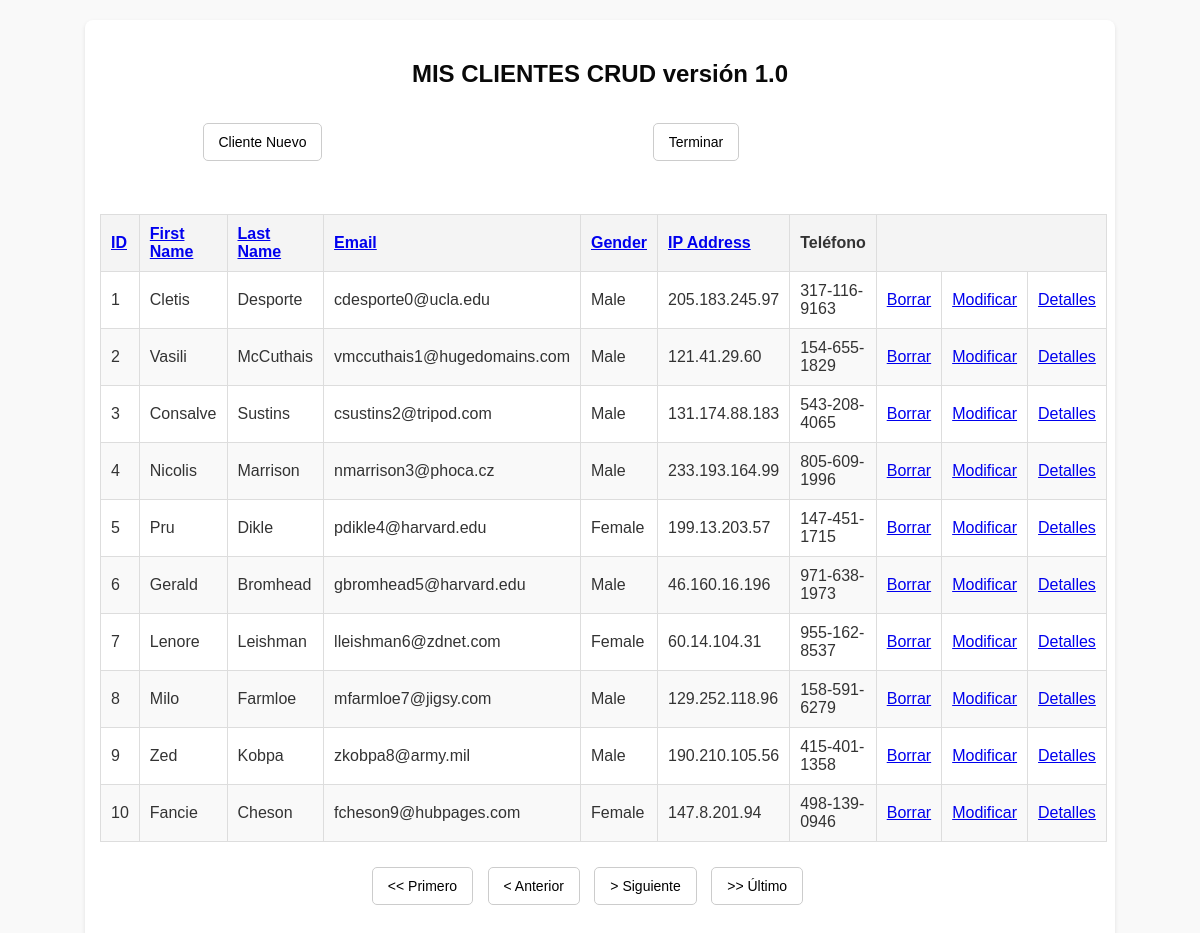
Page /index.php (signed in) on the committed database.
### tables this page shows
create table clientes (
	id INT(8) auto_increment not null,
	first_name VARCHAR(50),
	last_name VARCHAR(50),
	email VARCHAR(50),
	gender VARCHAR(50),
	ip_address VARCHAR(20),
	telefono VARCHAR(50),
	CONSTRAINT pk_usuarios PRIMARY KEY(id)
);

### app/models/AccesoDatosPDO.php (called while the page is built, shortened)
<?php
class AccesoDatosPDO
{
    private static $modelo = null;
    private $dbh = null;
    public static function getModelo()
    {
        if (self::$modelo == null) {
            self::$modelo = new AccesoDatosPDO();
        }
        return self::$modelo;
    }
    private function __construct()
    {
        try {
            $dsn = "mysql:host=" . DB_SERVER . ";dbname=" . DATABASE . ";charset=utf8";
            $this->dbh = new PDO($dsn, DB_USER, DB_PASSWD);
            $this->dbh->setAttribute(PDO::ATTR_ERRMODE, PDO::ERRMODE_EXCEPTION);
        } catch (PDOException $e) {
            echo "Error de conexión " . $e->getMessage();
            exit();
        }
    }
    public function getClientes($primero, $cuantos, $filtro): array
    {
        $tuser = [];
        $stmt_usuarios  = $this->dbh->prepare("select * from clientes " . $filtro . " limit $primero,$cuantos");
        $stmt_usuarios->setFetchMode(PDO::FETCH_CLASS, 'Cliente');
        if ($stmt_usuarios->execute()) {
            while ($user = $stmt_usuarios->fetch()) {
                $tuser[] = $user;
            }
        }
        return $tuser;
    }
}

### app/models/Cliente.php (called while the page is built, shortened)
<?php
class Cliente {
   function __get($name)
   {
       if ( property_exists($this,$name)){
           return $this->$name;
       }
   }
}

### app/views/list.php (the view)
<form>
    <table>
        <tr>
            <td style="border: none !important;">
                <button type="submit" name="orden" value="Nuevo" <?= $_SESSION['rol'] === 0 ? 'style="display: none;"' : '' ?>> Cliente Nuevo </button><br>
            </td>
            <td style="border: none !important;">
                <button type="submit" name="orden" value="Terminar"> Terminar </button>
            </td>
        </tr>
    </table>
</form>
<br>
<table>
    <thead>
        <tr>
            <th><a href="?filtrar=id">ID</a></th>
            <th><a href="?filtrar=first_name">First Name</a></th>
            <th><a href="?filtrar=last_name">Last Name</a></th>
            <th><a href="?filtrar=email">Email</a></th>
            <th><a href="?filtrar=gender">Gender</a></th>
            <th><a href="?filtrar=ip">IP Address</a></th>
            <th>Teléfono</th>
            <th colspan="3"></th>
        </tr>
    </thead>
    <tbody>
        <?php foreach ($tclientes as $cli): ?>
            <tr>
                <td><?= $cli->id ?> </td>
                <td><?= $cli->first_name ?> </td>
                <td><?= $cli->last_name ?> </td>
                <td><?= $cli->email ?> </td>
                <td><?= $cli->gender ?> </td>
                <td><?= $cli->ip_address ?> </td>
                <td><?= $cli->telefono ?> </td>
                <td <?= $_SESSION['rol'] === 0 ? 'style="display: none;"' : '' ?>><a href="#" onclick="confirmarBorrar('<?= $cli->first_name ?>','<?= $cli->id ?>');"  >Borrar</a></td>
                <td <?= $_SESSION['rol'] === 0 ? 'style="display: none;"' : '' ?>><a href="?orden=Modificar&id=<?= $cli->id ?>"  >Modificar</a></td>
                <td><a href="?orden=Detalles&id=<?= $cli->id ?>">Detalles</a></td>
            </tr>
        <?php endforeach; ?>
    </tbody>
</table>
<form>
    <button name="nav" value="Primero"><< Primero </button>
    <button name="nav" value="Anterior">< Anterior </button>
    <button name="nav" value="Siguiente"> > Siguiente </button>
    <button name="nav" value="Ultimo"> >> Último </button>
</form>

### web/css/default.css (style rules this page uses)
body { font-family: Arial, sans-serif; margin: 0; padding: 0; background-color: #f9f9f9; color: #333; }
table { width: 100%; border-collapse: collapse; margin-bottom: 20px; }
th, td { border: 1px solid #ddd; padding: 10px; text-align: left; }
th { background-color: #f4f4f4; font-weight: bold; }
tr:nth-child(even) { background-color: #f9f9f9; }
form { text-align: center; }
button { padding: 10px 15px; margin: 5px; border: 1px solid #ccc; border-radius: 5px; background-color: #ffffff; cursor: pointer; font-size: 14px; transition: background-color 0.3s; }
form { width: 800px; margin: 0 auto; }

### rows in the picture
clientes: id "1", first_name "Cletis", last_name "Desporte", email "cdesporte0@ucla.edu", gender "Male", ip_address "205.183.245.97", telefono "317-116-9163"
clientes: id "2", first_name "Vasili", last_name "McCuthais", email "vmccuthais1@hugedomains.com", gender "Male", ip_address "121.41.29.60", telefono "154-655-1829"
clientes: id "3", first_name "Consalve", last_name "Sustins", email "csustins2@tripod.com", gender "Male", ip_address "131.174.88.183", telefono "543-208-4065"
clientes: id "4", first_name "Nicolis", last_name "Marrison", email "nmarrison3@phoca.cz", gender "Male", ip_address "233.193.164.99", telefono "805-609-1996"
clientes: id "5", first_name "Pru", last_name "Dikle", email "pdikle4@harvard.edu", gender "Female", ip_address "199.13.203.57", telefono "147-451-1715"
clientes: id "6", first_name "Gerald", last_name "Bromhead", email "gbromhead5@harvard.edu", gender "Male", ip_address "46.160.16.196", telefono "971-638-1973"
clientes: id "7", first_name "Lenore", last_name "Leishman", email "lleishman6@zdnet.com", gender "Female", ip_address "60.14.104.31", telefono "955-162-8537"
clientes: id "8", first_name "Milo", last_name "Farmloe", email "mfarmloe7@jigsy.com", gender "Male", ip_address "129.252.118.96", telefono "158-591-6279"
clientes: id "9", first_name "Zed", last_name "Kobpa", email "zkobpa8@army.mil", gender "Male", ip_address "190.210.105.56", telefono "415-401-1358"
clientes: id "10", first_name "Fancie", last_name "Cheson", email "fcheson9@hubpages.com", gender "Female", ip_address "147.8.201.94", telefono "498-139-0946"
